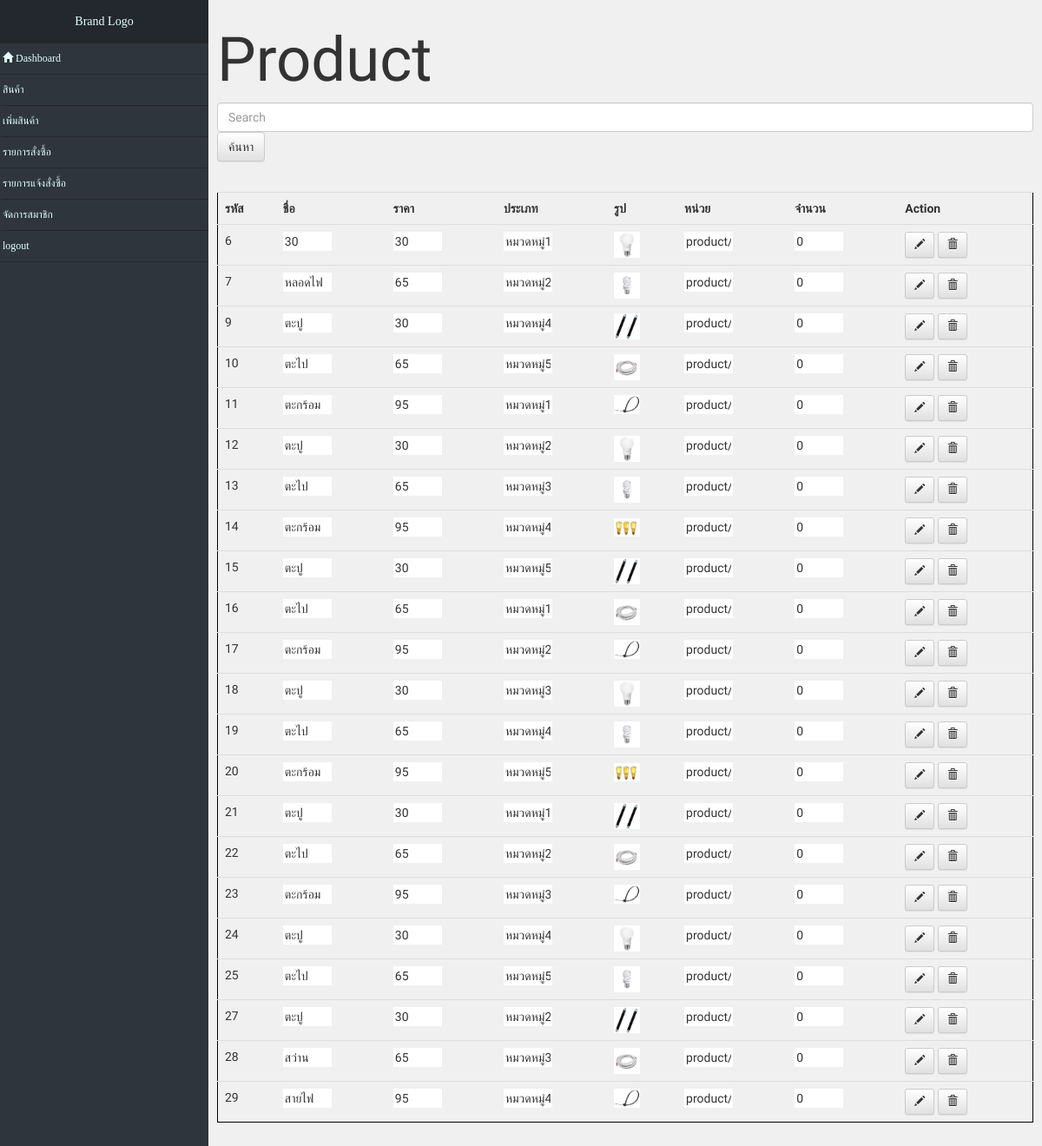
The page /backend/index.php?action=product on the database as committed earlier.
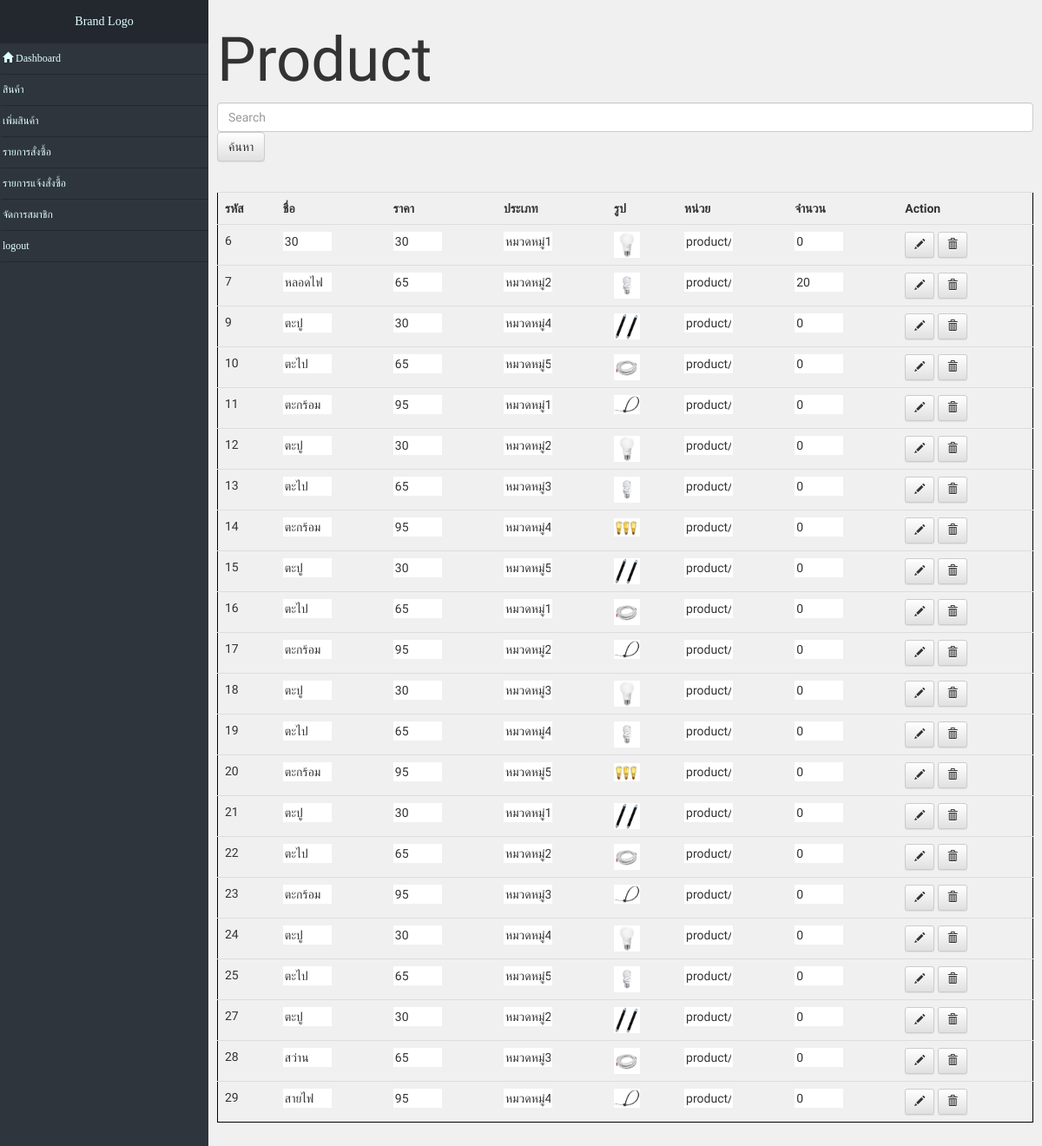
The same page on the database as committed later.
### tables this page shows
CREATE TABLE `table_product` (
  `id_product` int(10) UNSIGNED NOT NULL,
  `name_product` varchar(100) NOT NULL,
  `price_product` int(50) NOT NULL,
  `category_product` varchar(20) NOT NULL,
  `type_product` varchar(20) NOT NULL,
  `picture_product` varchar(255) NOT NULL,
  `unit_product` varchar(50) NOT NULL,
  `number_product` int(50) NOT NULL
);

### backend/product/product.php (the view, shortened to what this page needs)
  <h1>Product</h1>
  <form class="" action="#" method="POSt">
    <div class="form-group">
    <span>
      <input type="text" name='search' class="form-control" placeholder="Search">
      <button type="submit" name='searchb' class="btn btn-default">ค้นหา</button>
    </span>
    </div>
  </form>
  <br>
  <?php
  if(isset($_POST['searchb'])){
    $sql_select_product = 'SELECT * FROM table_product WHERE id_product LIKE "%'.$_POST['search'].'%"OR name_product LIKE "%'.$_POST['search'].'%"';
  }
  else{
    $sql_select_product = 'SELECT * FROM table_product ';
  }
?>
<table class="table" style="border:1px solid black;">
  <tr>
    <th>
      รหัส
    </th>
    <th>
      ชื่อ
    </th>
    <th>
      ราคา
    </th>
    <th>
      ประเภท
    </th>
    <th>
      รูป
    </th>
    <th>
      หน่วย
    </th>
    <th>
      จำนวน
    </th>
    <th>
     Action
   </th>
  </tr>
  <?php
  include 'save.php';
  $query_select_product = $connect->query($sql_select_product);
 while ($select_product = $query_select_product->fetch_assoc()){
   ?>
   <form class="" action="#" method="post" onsubmit="return check(<?php echo $select_product['id_product']; ?>);">
      <tr>
        <td>
          <?php echo $select_product['id_product']; ?>
        </td>
        <td>
          <input class="edit <?php echo $select_product['id_product']; ?>" type="text" name="name_product" value="<?php echo $select_product['name_product'] ?>" readonly>
        </td>
        <td>
          <input class="edit <?php echo $select_product['id_product']; ?>" type="text" name="price_product" value="<?php echo $select_product['price_product'] ?>" readonly>
        </td>
        <td>
          <input class="edit <?php echo $select_product['id_product']; ?>" type="text" name="category_product" value="<?php echo $select_product['category_product'] ?>" readonly>
        </td>
        <td>
          <img class="edit img" src="../<?php echo $select_product['picture_product']; ?>" alt="">
        </td>
        <td>
          <input class="edit <?php echo $select_product['id_product']; ?>" type="text" name="unit_product" value="<?php echo $select_product['picture_product'] ?>" readonly>
        </td>
        <td>
          <input class="edit <?php echo $select_product['id_product']; ?>" type="text" name="number_product" value="<?php echo $select_product['number_product'] ?>" readonly>
        </td>
        <td>
          <button type="submit" name="edit" id="<?php echo $select_product['id_product']; ?>" class="btn btn-default btn-sm" aria-label="Left Align" onclick="bool='e';">
            <span class="glyphicon glyphicon-pencil" aria-hidden="true"></span>
          </button>
          <button type="submit" name="delete" class="btn btn-default btn-sm" aria-label="Left Align" onclick="bool='d';">
            <span class="glyphicon glyphicon-trash" aria-hidden="true"></span>
          </button>
        </td>
      </tr>
     </form>
  <?php }
?>
</table>

### backend/template/header.php (shortened to what this page needs)
<!DOCTYPE html>
<html>
  <head>
<link rel="stylesheet" href="https://maxcdn.bootstrapcdn.com/bootstrap/3.3.7/css/bootstrap.min.css">
<link rel="stylesheet" href="https://maxcdn.bootstrapcdn.com/bootstrap/3.3.7/css/bootstrap-theme.min.css">
<link rel="stylesheet" type="text/css" href="..\/css/css.css">
<link rel="stylesheet" type="text/css" href="..\/css/css1.css">
  </head>
  <body>
<div class="nav-side-menu">
    <div class="brand">Brand Logo</div>
        <div class="menu-list">
            <ul id="menu-content" class="menu-content collapse out">
                <a href="member/.."><li><span class="glyphicon glyphicon-home" aria-hidden="true"></span> Dashboard<span class="sr-only">(current)</span></li></a>
                <a href="?action=product"><li>สินค้า<span class="sr-only">(current)</span></li></a>
                <a href="?action=insertproduct"><li>เพิ่มสินค้า<span class="sr-only">(current)</span></li></a>
                <a href="?action=order"><li>รายการสั่งซื้อ<span class="sr-only">(current)</span></li></a>
                <a href=""><li>รายการแจ้งสั่งซื้อ<span class="sr-only">(current)</span></li></a>
                <a href="?action=member"><li>จัดการสมาชิก<span class="sr-only">(current)</span></li></a>
                <a href="?action=logout"><li>logout<span class="sr-only">(current)</span></li></a>
            </ul>
     </div>
</div>

### backend/index.php (shortened to what this page needs)
<?php
require_once '../config/config.php';
include_once 'template/header.php';
?>
<div class="body">
<?php
if (isset($_GET['action'])){
  if($_GET['action'] == "product"){
   include_once 'product/product.php';
  }
}
?>
</div>
<?php
include_once 'template/footer.php';
 ?>

### backend/template/footer.php
</body>
</html>

### css/css.css (style rules this page uses)
body { font-family: 'Athiti', sans-serif; }
.body { background-color:rgb(240, 240, 240); margin-top: 50px; padding-top:10px; }
h1 { font-size: 5.9vw; }

### css/css1.css (style rules this page uses)
.body { margin-left: 20%; padding: 10px; margin-top: 0px !important; }
a { color: #e1ffff; }
.nav-side-menu { overflow: auto; font-family: verdana; font-size: 12px; font-weight: 200; background-color: #2e353d; position: fixed; top: 0px; width: 20%; max-width: 250px; height: 100%; color: #e1ffff; z-index: 99; }
.nav-side-menu .brand { background-color: #23282e; line-height: 50px; display: block; text-align: center; font-size: 14px; }
.nav-side-menu ul, .nav-side-menu li { list-style: none; padding: 0px; margin: 0px; line-height: 35px; cursor: pointer; }
.nav-side-menu li { padding-left: 0px; border-left: 3px solid #2e353d; border-bottom: 1px solid #23282e; }
@media (min-width: 767px) { .nav-side-menu .menu-list .menu-content { display: block; } }
body { margin: 0px; padding: 0px; }
.edit { width:4em; border:none; }
.edit.img { width:30px; height:auto; }

Rows that differ between the two databases and show on the page:
changed table_product "หลอดไฟ": number_product "0" → "20"
